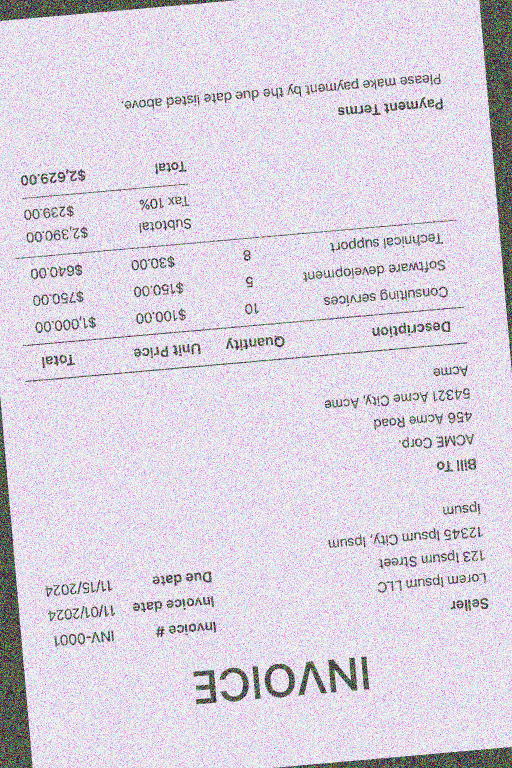
#> input picture data/raw/invoice_original.png, 1024 x 1536 px (shown at 1/2 size)
$ python -i deskew.py   (imports and definitions only)
#> lines starting #> are read from the running program, lines starting #| are printed output that depends on the picture
import cv2
import numpy as np

def detect_skew_angle(img):
    # Detect skew angle and return it
    binary = cv2.adaptiveThreshold(
        img, 255,
        cv2.ADAPTIVE_THRESH_GAUSSIAN_C,
        cv2.THRESH_BINARY_INV,
        15, 10
    )
    edges = cv2.Canny(binary, 50, 150, apertureSize=3)
    lines = cv2.HoughLinesP(edges, 1, np.pi/180, threshold=100, minLineLength=100, maxLineGap=10)

    angles = []
    if lines is not None:
        for line in lines:
            x1, y1, x2, y2 = line[0]
            angle = np.degrees(np.arctan2(y2 - y1, x2 - x1))
            if -45 < angle < 45:
                angles.append(angle)
    return np.median(angles) if angles else 0

def deskew_image(img, angle):
    # based on previously detected angle, rotate image to it
    h, w = img.shape
    center = (w // 2, h // 2)
    M = cv2.getRotationMatrix2D(center, angle, 1.0)
    return cv2.warpAffine(img, M, (w, h), flags=cv2.INTER_CUBIC, borderMode=cv2.BORDER_REPLICATE)

def normalize_orientation(img, rotate_180=False):
    #check if image is upright,
    # rotate 90 degrees if width > height
    # optional 180 degrees
    h, w = img.shape
    if w > h:
        img = cv2.rotate(img, cv2.ROTATE_90_COUNTERCLOCKWISE)
    if rotate_180:
        img = cv2.rotate(img, cv2.ROTATE_180)
    return img

>>> import cv2
>>> picture = cv2.imread('../../data/raw/invoice_original.png', cv2.IMREAD_GRAYSCALE)
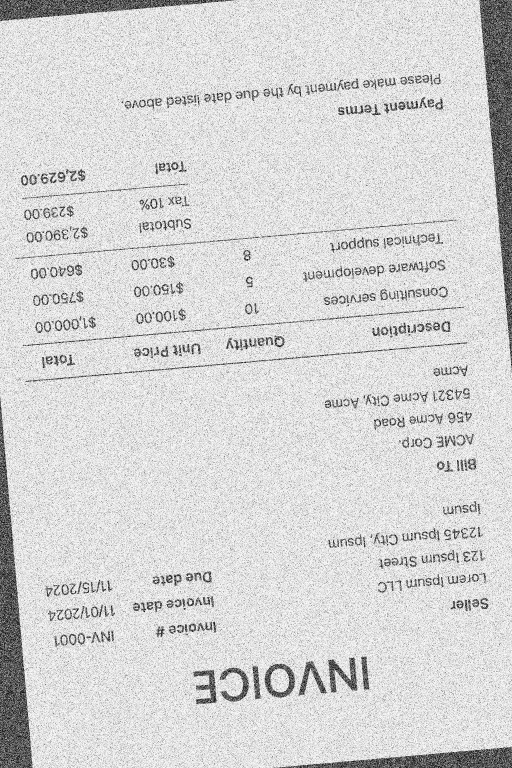
#> picture: shape (1536, 1024) (shown at 1/2 size); min 0, max 255, mean 213
>>> result = detect_skew_angle(picture)
#> in detect_skew_angle, `binary = cv2.adaptiveThreshold( img, 255, cv2.ADAPTIVE_THRESH_GAUSSIAN..`:
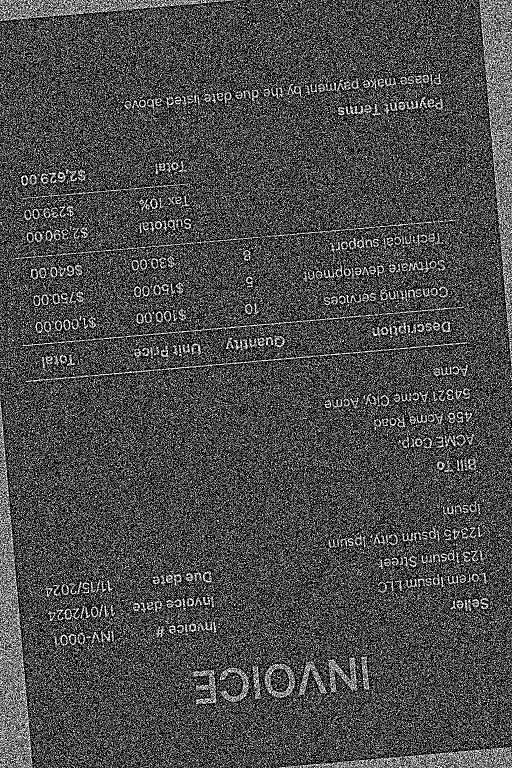
#> binary: shape (1536, 1024) (shown at 1/2 size); 28.5% white in thin lines or dots
#> in detect_skew_angle, `edges = cv2.Canny(binary, 50, 150, apertureSize=3)`:
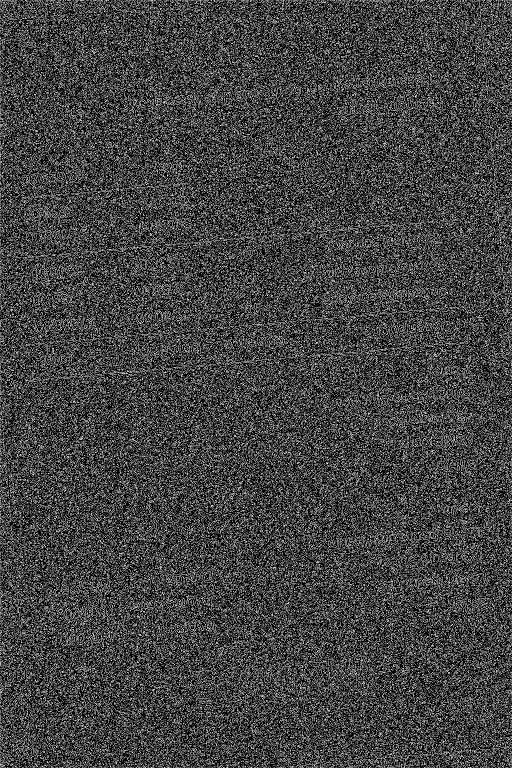
#> edges: shape (1536, 1024) (shown at 1/2 size); 25.4% white in thin lines or dots
#> in detect_skew_angle, `lines = cv2.HoughLinesP(edges, 1, np.pi/180, threshold=100, minLineLen..`: lines = 2192 rows, first 6: [467, 921, 702, 686], [0, 1535, 0, 0], [787, 1090, 913, 1216], [249, 613, 375, 739], [777, 952, 930, 1105], [723, 1161, 813, 1306]
#> the loop in detect_skew_angle, `for line in lines:` made 2192 passes
#> (x1, y1, x2, y2, angle) on passes 1 to 3: (467, 921, 702, 686, -45), (0, 1535, 0, 0, -90), (787, 1090, 913, 1216, 45)
#> after the loop in detect_skew_angle, `for line in lines:`: angles = 38 values, max 44.14 at index 35, min -44.16 at index 19, mean 6.04
#> result = 0.891
